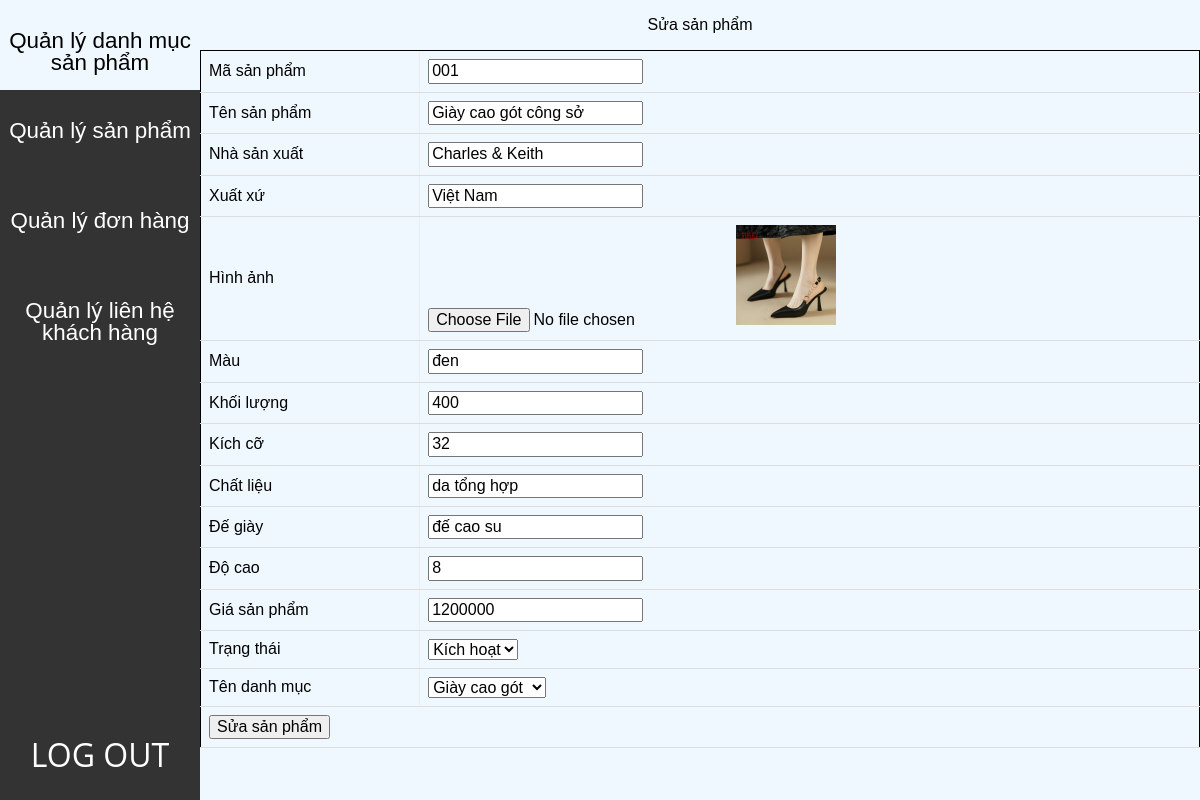
The page /admin/index.php?action=quanlysanpham&query=sua&id=10 on the database its author committed.
### tables this page shows
CREATE TABLE `sanpham` (
  `id` int(11) NOT NULL,
  `masanpham` varchar(200) NOT NULL,
  `tensanpham` varchar(200) NOT NULL,
  `nhasanxuat` varchar(200) NOT NULL,
  `xuatsu` varchar(50) NOT NULL,
  `hinhanh` varchar(50) NOT NULL,
  `mau` varchar(100) NOT NULL,
  `khoiluong` varchar(100) NOT NULL,
  `kichco` varchar(100) NOT NULL,
  `chatlieu` varchar(100) NOT NULL,
  `degiay` varchar(100) NOT NULL,
  `cao` int(20) NOT NULL,
  `gia` varchar(100) NOT NULL,
  `trangthai` int(11) NOT NULL,
  `iddanhmuc` int(11) NOT NULL
);

### admin/models/quanlysanpham/sua.php (the view, shortened to what this page needs)
<?php
    $id = $_GET['id'];
    $sql = "select * from sanpham where id = '".$id."' limit 1";
    $query = mysqli_query($connect,$sql);
?>
<p>Sửa sản phẩm</p>
<table width = "100%" border = "1" style="border-collapse: collapse;">
<?php
    while($row = mysqli_fetch_array($query)){
?>
    <form action="models/quanlysanpham/xuly.php?id=<?php echo $row['id']?>" method="POST" enctype="multipart/form-data">
        <tr>
            <td>Mã sản phẩm</td>
            <td><input type="text" name="masanpham" value="<?php echo $row['masanpham'] ?>"></td>
        </tr>
        <tr>
            <td>Tên sản phẩm</td>
            <td><input type="text" name="tensanpham" value="<?php echo $row['tensanpham'] ?>"></td>
        </tr>
        <tr>
            <td>Nhà sản xuất</td>
            <td><input type="text" name="nhasanxuat" value="<?php echo $row['nhasanxuat'] ?>"></td>
        </tr>
        <tr>
            <td>Xuất xứ</td>
            <td><input type="text" name="xuatxu" value="<?php echo $row['xuatsu'] ?>"></td>
        </tr>
        <tr>
            <td>Hình ảnh</td>
            <td>
                <input type="file" name="hinhanh" value="<?php echo $row['hinhanh'] ?>">
                <img src="<?php echo BASE_URL; ?>assets/img/goods/<?php echo $row['hinhanh']?>" width="100">
            </td>
        </tr>
        <tr>
            <td>Màu</td>
            <td><input type="text" name="mau" value="<?php echo $row['mau'] ?>"></td>
        </tr>
        <tr>
            <td>Khối lượng</td>
            <td><input type="text" name="khoiluong" value="<?php echo $row['khoiluong'] ?>"></td>
        </tr>
        <tr>
            <td>Kích cỡ</td>
            <td><input type="text" name="kichco" value="<?php echo $row['kichco'] ?>"></td>
        </tr>
        <tr>
            <td>Chất liệu</td>
            <td><input type="text" name="chatlieu" value="<?php echo $row['chatlieu'] ?>"></td>
        </tr>
        <tr>
            <td>Đế giày</td>
            <td><input type="text" name="degiay" value="<?php echo $row['degiay'] ?>"></td>
        </tr>
        <tr>
            <td>Độ cao</td>
            <td><input type="text" name="cao" value="<?php echo $row['cao'] ?>"></td>
        </tr>
        <tr>
            <td>Giá sản phẩm</td>
            <td><input type="text" name="gia" value="<?php echo $row['gia'] ?>"></td>
        </tr>
        <tr>
            <td>Trạng thái</td>
            <td>
                <select name="trangthai" id="">
                    <?php
                        if($row['trangthai']==1){
                    ?>
                        <option value="1" selected >Kích hoạt</option>
                    <?php
                        }else{
                    ?>
                        <option value="1">Kích hoạt</option>
                        <option value="0" selected >Ẩn</option>
                    <?php
                        }
                    ?>
                </select>
            </td>
        </tr>
        <tr>
            <td>Tên danh mục</td>
            <td>
                <select name="danhmuc" id="">
                    <?php
                    $sqldanhmuc = "select * from danhmuc order by iddanhmuc DESC";
                    $querydanhmuc = mysqli_query($connect,$sqldanhmuc);
                    while($rowdanhmuc = mysqli_fetch_array($querydanhmuc)){
                        if($rowdanhmuc['iddanhmuc']==$row['iddanhmuc']){
                    ?>
                    <option selected value="<?php echo $rowdanhmuc['iddanhmuc'] ?>"><?php echo $rowdanhmuc['ten'] ?> </option>
                    <?php
                        }else{
                    ?>
                    <option value="<?php echo $rowdanhmuc['iddanhmuc'] ?> "><?php echo $rowdanhmuc['ten'] ?> </option>
                    <?php
                        }
                    }
                    ?>
                </select>
            </td>
        </tr>
        <tr>
            <td colspan="2"><input type="submit" value="Sửa sản phẩm" name="suasanpham"></td>
        </tr>
    </form>
    <?php } ?>
</table>

### assets/css/admin_pages.css (style rules this page uses)
body { display: flex; align-items: center; justify-content: center; font-family: 'Arial', sans-serif; }

### assets/css/admin_table.css (style rules this page uses)
table { border-collapse: collapse; border: 1px solid; width: 100%; margin-bottom: 20px; }
table th, table td { padding: 8px; text-align: left; border-bottom: 1px solid #ddd; }

### rows shown on the page
sanpham: masanpham "001", tensanpham "Giày cao gót công sở", nhasanxuat "Charles & Keith", xuatxu "Việt Nam", hinhanh (picture), mau "đen", khoiluong "400", kichco "32", chatlieu "da tổng hợp", degiay "đế cao su", cao "8", gia "1200000", trangthai "Kích hoạt"

### other values the page prints
form field danhmuc "Giày cao gót"
